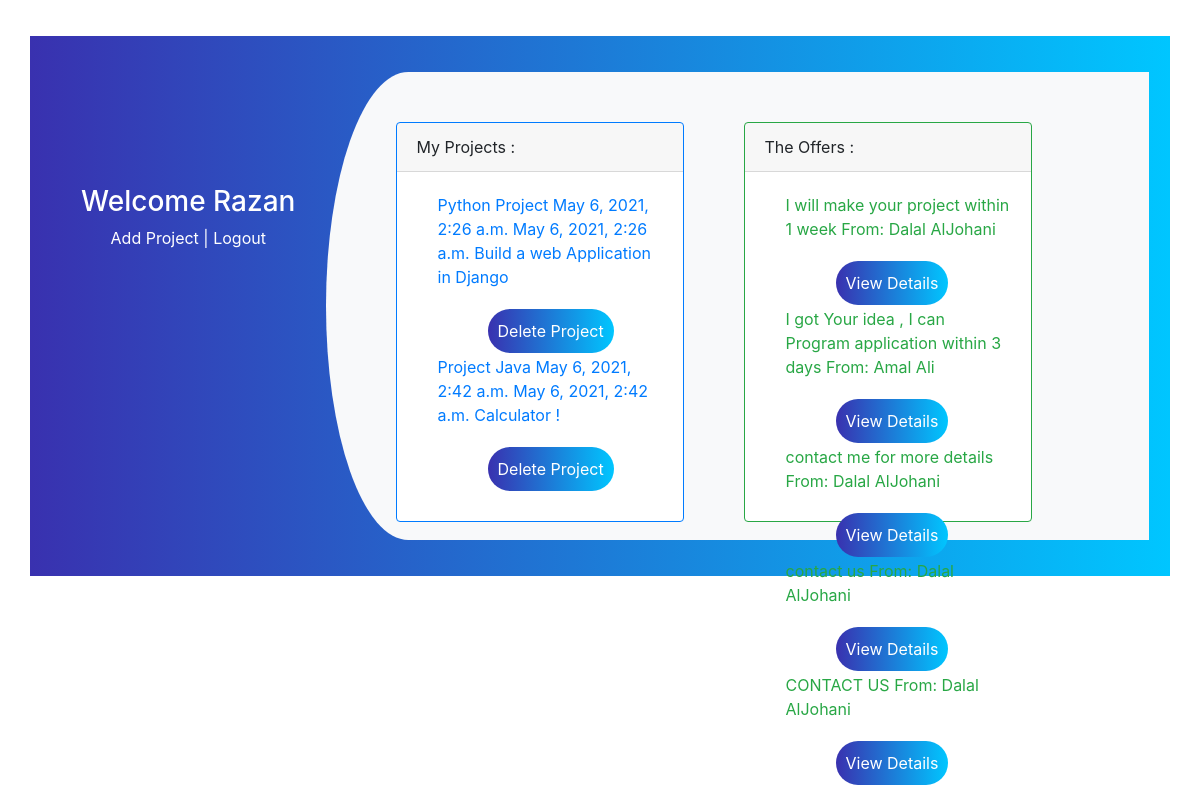
Page /customer (signed in) on the committed database.
### app/models.py (models this page shows)
class Customer(models.Model):
    fname = models.CharField(max_length=30)
    lname = models.CharField(max_length=30)
    phone_no= models.IntegerField()
    email = models.CharField(max_length=30)
    password = models.CharField(max_length=30)
    created_at = models.DateTimeField(auto_now_add=True)
    updated_at = models.DateTimeField(auto_now=True)
    objects = CostumerManager()

class Project(models.Model):
    proj_name = models.CharField(max_length=250)
    freelancer=models.ForeignKey(Freelancer, related_name="freelancer" ,on_delete = models.CASCADE, null=True)
    customer=models.ForeignKey(Customer, related_name="customer" ,on_delete = models.CASCADE)
    start_date=models.DateTimeField(auto_now_add=True)
    deadline = models.DateTimeField(auto_now=True)
    discription = models.CharField(max_length=230)
    created_at = models.DateTimeField(auto_now_add=True)
    updated_at = models.DateTimeField(auto_now=True)

class Request(models.Model):
    request = models.CharField(max_length=250)
    offer_from=models.ForeignKey(Freelancer, related_name="request" ,on_delete = models.CASCADE,null=True)
    customer=models.ForeignKey(Customer, related_name="customer1" ,on_delete = models.CASCADE,null=True)
    project=models.ForeignKey(Project, related_name="project" ,on_delete = models.CASCADE,null=True)
    created_at = models.DateTimeField(auto_now_add=True)
    updated_at = models.DateTimeField(auto_now=True)

class Freelancer(models.Model):
    fname = models.CharField(max_length=30)
    lname = models.CharField(max_length=30)
    phone_no= models.IntegerField()
    email = models.CharField(max_length=30)
    category=models.CharField(max_length=30)
    password = models.CharField(max_length=30)
    created_at = models.DateTimeField(auto_now_add=True)
    updated_at = models.DateTimeField(auto_now=True)
    objects = UserManager()

### app/views.py (the view)
# urls.py: path('customer' , views.customer),
def customer(request):
    context = {
        'all_users' : Customer.objects.all(),
        'all_freelancer' : Freelancer.objects.all(),
        'all_projects': Project.objects.all(),
        'all_req': Request.objects.all()
    }
    return render(request,'customer.html',context)

### app/templates/customer.html (shortened to what this page needs)
<!DOCTYPE html>
<html lang="en">
<head>
    {% load static %}
    <link rel="stylesheet" href="{% static 'style.css' %}">
    <link rel="stylesheet" href="https://cdnjs.cloudflare.com/ajax/libs/twitter-bootstrap/4.3.1/css/bootstrap.min.css">
</head>
<body>
    <div class="container register">
        <div class="row">
            <div class="col-md-3 register-left">
                <img src="C:\Users\Rooz albasha\Desktop\project\weather\log in logo.jpg" alt="">
                <h3>Welcome {{request.session.fname}}
                </h3>
                <a href='add_proj'>Add Project </a>|
                <a href='/logout'>Logout</a>
            </div>
            <div class="col-md-9 register-right">
            <div class="card border-primary mb-2" style="max-width: 18rem;">
                <div class="card-header">My Projects :</div>
                    <div class="card-body text-primary">
                        {% for proj in all_projects  %}
                        {% if proj.customer.id == request.session.uid %}
                        <table>
                            <tr>
                                <td>{{proj.proj_name}}
                                    {{proj.start_date}}
                                    {{proj.deadline}}
                                    {{proj.discription}}<br>
                                    <a href='/delete/{{proj.id}}'><button class="bg">Delete Project</button></a>
                                </td>
                            </tr>
                        </table>
                        {% endif %}
                        {% endfor %}
                    </div>
            </div>
            <div class="card border-success mb-2" style="max-width: 18rem;">
                <div class="card-header">The Offers :</div>
                <div class="card-body text-success">
                    <table>
                        {% for req in all_req  %}
                        <tr>
                            <td>{{req.request}}
                            From: {{req.offer_from.fname}} {{req.offer_from.lname}}<br>
                            <a href="/view/{{req.id}}"><button class="bg" >View Details</button></a>
                        </td>
                        </tr>
                        {% endfor %}
                    </table>
                </div>
            </div>
        </div>
    </div>
</body>
</html>

### app/static/style.css (style rules this page uses)
.register { background: -webkit-linear-gradient(left, #3931af, #00c6ff); margin-top: 3%; padding: 3%; }
.register-left { text-align: center; color: #fff; margin-top: 4%; }
.register-right { background: #f8f9fa; border-top-left-radius: 10% 50%; border-bottom-left-radius: 10% 50%; }
.register-left img { margin-top: 15%; margin-bottom: 5%; width: 25%; -webkit-animation: mover 2s infinite alternate; animation: mover 1s infinite alternate; }

### app/templates/customer.html (style rules this page uses)
.register { background: -webkit-linear-gradient(left, #3931af, #00c6ff); margin-top: 3%; padding: 3%; }
.register-left { height: 300px; text-align: center; color: #fff; margin-top: 4%; }
.register-right { background: #f8f9fa; border-top-left-radius: 10% 50%; border-bottom-left-radius: 10% 50%; padding: 10px; display: flex; }
.register-left img { margin-top: 15%; margin-bottom: 5%; width: 25%; -webkit-animation: mover 2s infinite alternate; animation: mover 1s infinite alternate; }
a { color:white; }
img { width: 200px; padding: 10px; margin-top: 10px; margin-left: 30px; }
table { padding: 40px; margin-left: 20px; }
.card { margin-top: 40px; margin-left: 60px; height:400px; width: 400px; }
.bg { background: -webkit-linear-gradient(left, #3931af, #00c6ff); border-radius:30px; border-top:#3931af ; border-right:#3931af ; border-left:#3931af ; border-bottom:#3931af ; padding: 10px; margin-top:20px; margin-left:50px; color: #fff; }

### rows in the picture
Customer: session.fname "Razan"
Project: proj_name "Python Project", start_date "May 6, 2021, 2:26 a.m.", deadline "May 6, 2021, 2:26 a.m.", discription "Build a web Application in Django"
Project: proj_name "Project Java", start_date "May 6, 2021, 2:42 a.m.", deadline "May 6, 2021, 2:42 a.m.", discription "Calculator !"
Request: request "I will make your project within 1 week", offer_from.fname "Dalal", offer_from.lname "AlJohani"
Request: request "I got Your idea , I can Program application within 3 days", offer_from.fname "Amal", offer_from.lname "Ali"
Request: request "contact me for more details", offer_from.fname "Dalal", offer_from.lname "AlJohani"
Request: request "contact us", offer_from.fname "Dalal", offer_from.lname "AlJohani"
Request: request "CONTACT US", offer_from.fname "Dalal", offer_from.lname "AlJohani"
